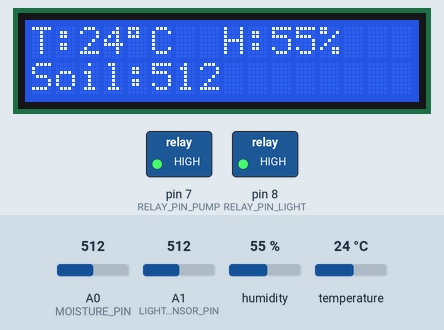
Bench run of a sketch on a simulated Arduino Uno, built with avr-gcc and run on an emulated ATmega328P. Parts: 16×2 character LCD, switched loads named in the sketch (green lamp = pin HIGH). The inputs (shaded band) are chosen by the test bench; at power-on: A0 (MOISTURE_PIN) = 512, A1 (LIGHT_SENSOR_PIN) = 512, humidity 55 %, temperature 24 °C. What the sketch prints to the serial monitor is not drawn.

Above: at 1.7 s.
1.8 s: A0 (MOISTURE_PIN) set to 537
At 2.5 s:
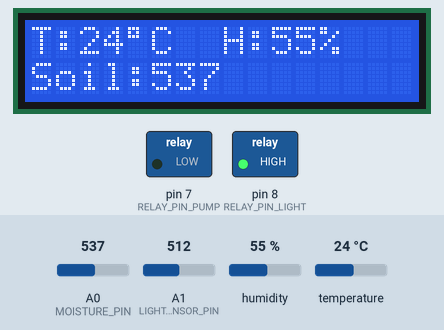
3.6 s: A1 (LIGHT_SENSOR_PIN) set to 484
At 5.4 s:
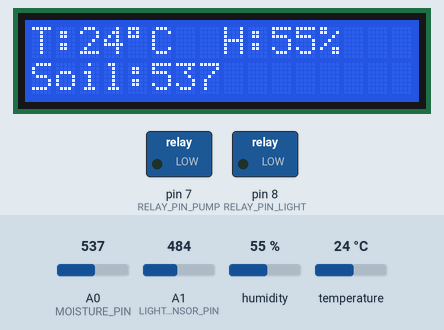
5.7 s: A0 (MOISTURE_PIN) set to 520
At 7.2 s:
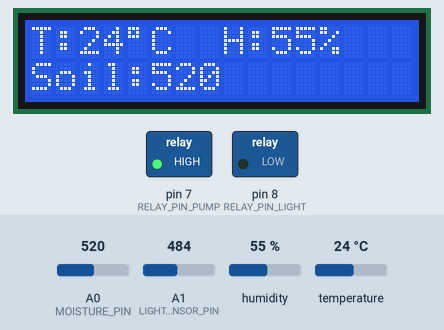
7.7 s: humidity set to 22 %
At 10.2 s:
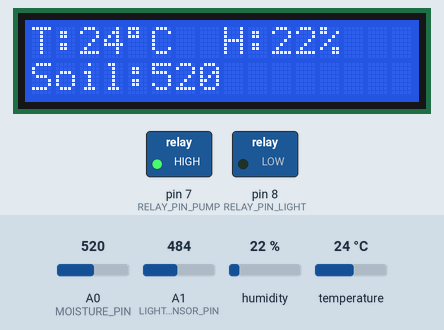
10.8 s: temperature set to 12 °C
At 12.0 s:
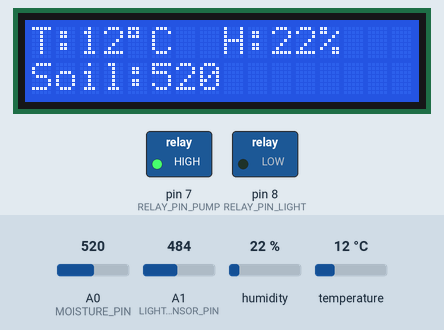
12.9 s: humidity set to 40 %
At 15.0 s:
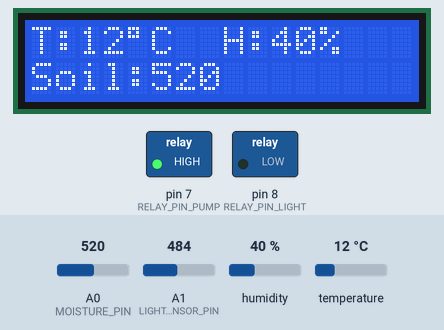
Timing chart, 0 to 16.0 s (numbered marks = the images above; inputs shaded):
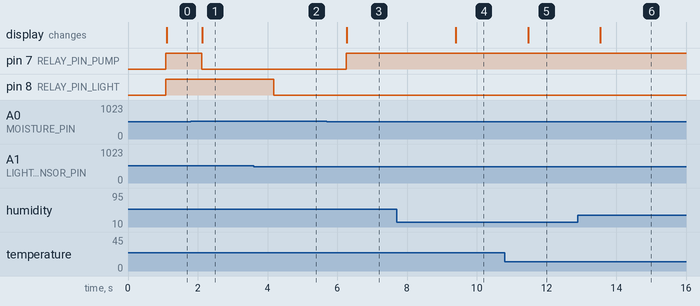

Measured:
- the behaviour switches between 530 and 531 on A0 (MOISTURE_PIN) (found by bisection; images 0 and 1)
- the behaviour switches between 500 and 499 on A1 (LIGHT_SENSOR_PIN) (found by bisection; images 1 and 2)
- after the input at 1.8 s, pin 7 (RELAY_PIN_PUMP): HIGH → LOW after 0.31 s; the display: changes after 0.34 s (image 1)
- after the input at 3.6 s, pin 8 (RELAY_PIN_LIGHT): HIGH → LOW after 0.58 s
- after the input at 5.7 s, pin 7 (RELAY_PIN_PUMP): LOW → HIGH after 0.56 s; the display: changes after 0.58 s (image 3)
- after the input at 7.7 s, the display: changes after 1.7 s (image 4)
- after the input at 10.8 s, the display: changes after 0.67 s (image 5)
- after the input at 12.9 s, the display: changes after 0.64 s (image 6)

The sketch:

Code_greenhouse.ino
```cpp
#include <LiquidCrystal_I2C.h>
#include "DHT.h"
#define DHTPIN 2
#define DHTTYPE DHT11

LiquidCrystal_I2C lcd(0x27, 16, 2);  // I2C address 0x27 (from DIYables LCD), 16 column and 2 rows
DHT dht(DHTPIN, DHTTYPE);

#define RELAY_PIN_PUMP    7  // Arduino pin that controls the pump via relay
#define MOISTURE_PIN A0 // Arduino pin that connects to AOUT pin of moisture sensor
#define THRESHOLD 530   // => CHANGE YOUR THRESHOLD HERE

const int LIGHT_SENSOR_PIN = A1; // Arduino pin connected to light sensor's  pin
const int RELAY_PIN_LIGHT  = 8;  // Arduino pin connected to Relay's pin
const int ANALOG_THRESHOLD = 500;
int analogValue;


void setup()
{
  dht.begin();     // initialize the sensor
  lcd.init();      // initialize the lcd
  lcd.backlight(); // open the backlight
  pinMode(RELAY_PIN_PUMP, OUTPUT);
  pinMode(RELAY_PIN_LIGHT, OUTPUT);
  Serial.begin(9600);
}

void loop()
{
  delay(1000); // wait a few seconds between measurements

// Temperature and humidity measurement
int humi  = dht.readHumidity();    // read humidity
int tempC = dht.readTemperature(); // read temperature


// Soil monitorization and watering soil
int value = analogRead(MOISTURE_PIN); // read the analog value from sensor

  if (value > THRESHOLD) {
    Serial.print("The soil moisture is DRY => activate pump");
    digitalWrite(RELAY_PIN_PUMP, LOW);
  } else {
    Serial.print("The soil moisture is WET => deactivate the pump");
    digitalWrite(RELAY_PIN_PUMP, HIGH);
  }

  Serial.print(" (");
  Serial.print(value);
  Serial.println(")");

  // UV Light mode
analogValue = analogRead(LIGHT_SENSOR_PIN); // read the input on analog pin

  if(analogValue < ANALOG_THRESHOLD)
    digitalWrite(RELAY_PIN_LIGHT, LOW); // turn on Relay
  else
    digitalWrite(RELAY_PIN_LIGHT, HIGH);  // turn off Relay


// LCD displayed values
  lcd.clear();
  // check if any reads failed
  if (isnan(humi) || isnan(tempC)) {
    lcd.setCursor(0, 0);
    lcd.print("Failed");
  } else {
    lcd.setCursor(0, 0);  // start to print at the first row
    lcd.print("T:");
    lcd.print(tempC);     // print the temperature
    lcd.print((char)223); // print ° character
    lcd.print("C");

    lcd.setCursor(8, 0);  // start to print at the second row
    lcd.print("H:");
    lcd.print(humi);      // print the humidity
    lcd.print("%");
  }
   lcd.setCursor(0, 1);  // start to print at the second row
   lcd.print("Soil:");
   lcd.print(value);      // print the humidity
}
```
